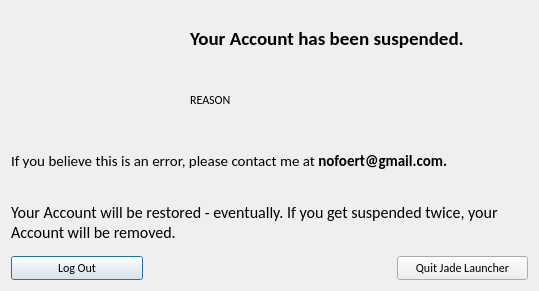
<?xml version="1.0" encoding="UTF-8"?>
<ui version="4.0">
 <class>Dialog</class>
 <widget class="QDialog" name="Dialog">
  <property name="geometry">
   <rect>
    <x>0</x>
    <y>0</y>
    <width>539</width>
    <height>291</height>
   </rect>
  </property>
  <property name="windowTitle">
   <string>Jade Account | Account suspended.</string>
  </property>
  <property name="windowIcon">
   <iconset resource="../assets.qrc">
    <normaloff>:/images/assets/jadeIcon.png</normaloff>:/images/assets/jadeIcon.png</iconset>
  </property>
  <layout class="QGridLayout" name="gridLayout">
   <item row="0" column="0" rowspan="2">
    <widget class="QLabel" name="label">
     <property name="sizePolicy">
      <sizepolicy hsizetype="Fixed" vsizetype="Fixed">
       <horstretch>0</horstretch>
       <verstretch>0</verstretch>
      </sizepolicy>
     </property>
     <property name="maximumSize">
      <size>
       <width>151</width>
       <height>100</height>
      </size>
     </property>
     <property name="text">
      <string/>
     </property>
     <property name="pixmap">
      <pixmap resource="../assets.qrc">:/images/assets/JadeAccount.png</pixmap>
     </property>
     <property name="scaledContents">
      <bool>true</bool>
     </property>
    </widget>
   </item>
   <item row="0" column="1" rowspan="2">
    <widget class="QLabel" name="label_5">
     <property name="sizePolicy">
      <sizepolicy hsizetype="Fixed" vsizetype="Fixed">
       <horstretch>0</horstretch>
       <verstretch>0</verstretch>
      </sizepolicy>
     </property>
     <property name="maximumSize">
      <size>
       <width>16</width>
       <height>130</height>
      </size>
     </property>
     <property name="text">
      <string/>
     </property>
     <property name="pixmap">
      <pixmap resource="../assets.qrc">:/images/assets/VerticalLine.png</pixmap>
     </property>
     <property name="scaledContents">
      <bool>true</bool>
     </property>
    </widget>
   </item>
   <item row="0" column="2">
    <widget class="QLabel" name="label_2">
     <property name="font">
      <font>
       <family>Calibri</family>
      </font>
     </property>
     <property name="text">
      <string>&lt;html&gt;&lt;head/&gt;&lt;body&gt;&lt;p&gt;&lt;span style=&quot; font-size:14pt; font-weight:600;&quot;&gt;Your Account has been suspended.&lt;/span&gt;&lt;/p&gt;&lt;/body&gt;&lt;/html&gt;</string>
     </property>
     <property name="wordWrap">
      <bool>true</bool>
     </property>
    </widget>
   </item>
   <item row="1" column="2">
    <widget class="QLabel" name="MAINLABEL">
     <property name="font">
      <font>
       <family>Calibri</family>
      </font>
     </property>
     <property name="text">
      <string>&lt;html&gt;&lt;head/&gt;&lt;body&gt;&lt;p&gt;REASON&lt;/p&gt;&lt;/body&gt;&lt;/html&gt;</string>
     </property>
     <property name="wordWrap">
      <bool>true</bool>
     </property>
    </widget>
   </item>
   <item row="2" column="0" colspan="3">
    <widget class="QLabel" name="label_3">
     <property name="font">
      <font>
       <family>Calibri</family>
      </font>
     </property>
     <property name="text">
      <string>&lt;html&gt;&lt;head/&gt;&lt;body&gt;&lt;p&gt;&lt;span style=&quot; font-size:11pt;&quot;&gt;If you believe this is an error, please contact me at &lt;/span&gt;&lt;span style=&quot; font-size:11pt; font-weight:600;&quot;&gt;nofoert@gmail.com.&lt;/span&gt;&lt;/p&gt;&lt;/body&gt;&lt;/html&gt;</string>
     </property>
     <property name="wordWrap">
      <bool>true</bool>
     </property>
    </widget>
   </item>
   <item row="3" column="0" colspan="3">
    <widget class="QLabel" name="label_4">
     <property name="font">
      <font>
       <family>Calibri</family>
      </font>
     </property>
     <property name="text">
      <string>&lt;html&gt;&lt;head/&gt;&lt;body&gt;&lt;p&gt;&lt;span style=&quot; font-size:12pt;&quot;&gt;Your Account will be restored - eventually. If you get suspended twice, your Account will be removed.&lt;/span&gt;&lt;/p&gt;&lt;/body&gt;&lt;/html&gt;</string>
     </property>
     <property name="wordWrap">
      <bool>true</bool>
     </property>
    </widget>
   </item>
   <item row="4" column="0" colspan="3">
    <layout class="QHBoxLayout" name="horizontalLayout">
     <item>
      <widget class="QPushButton" name="logOut">
       <property name="font">
        <font>
         <family>Calibri</family>
        </font>
       </property>
       <property name="focusPolicy">
        <enum>Qt::TabFocus</enum>
       </property>
       <property name="text">
        <string>Log Out</string>
       </property>
      </widget>
     </item>
     <item>
      <spacer name="horizontalSpacer">
       <property name="orientation">
        <enum>Qt::Horizontal</enum>
       </property>
       <property name="sizeType">
        <enum>QSizePolicy::Fixed</enum>
       </property>
       <property name="sizeHint" stdset="0">
        <size>
         <width>248</width>
         <height>20</height>
        </size>
       </property>
      </spacer>
     </item>
     <item>
      <widget class="QPushButton" name="quit">
       <property name="font">
        <font>
         <family>Calibri</family>
        </font>
       </property>
       <property name="focusPolicy">
        <enum>Qt::TabFocus</enum>
       </property>
       <property name="text">
        <string>Quit Jade Launcher</string>
       </property>
      </widget>
     </item>
    </layout>
   </item>
  </layout>
 </widget>
 <resources>
  <include location="../assets.qrc"/>
  <include location="../assets.qrc"/>
 </resources>
 <connections/>
</ui>
